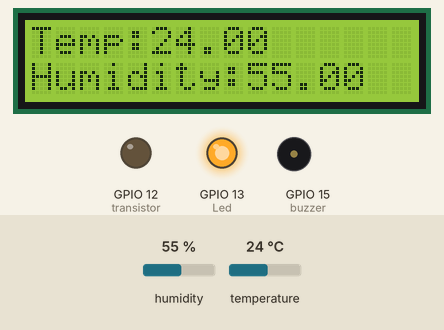
Recording of a sketch running on a simulated ESP8266 (NodeMCU). On the bench: 16×2 character LCD, output pins drawn as LEDs (lit = HIGH), buzzer (waves = sounding, pin HIGH). The test bench sets the inputs (shaded band); at power-on: humidity 55 %, temperature 24 °C. WiFi joins after 1.5 s; servers stay silent unless stated; what the sketch prints to the serial monitor is not drawn.

Above: at 2.9 s.
3.0 s: humidity set to 22 %
At 5.0 s:
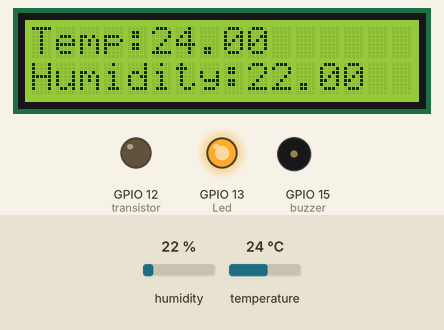
9.0 s: temperature set to 12 °C
At 11.3 s:
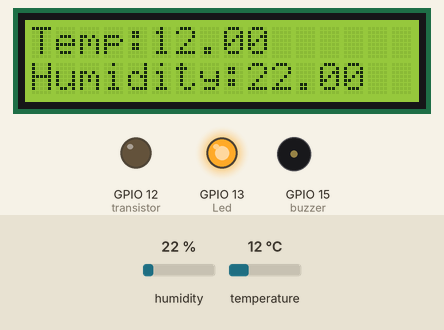
11.7 s: temperature set to 0 °C
At 13.1 s:
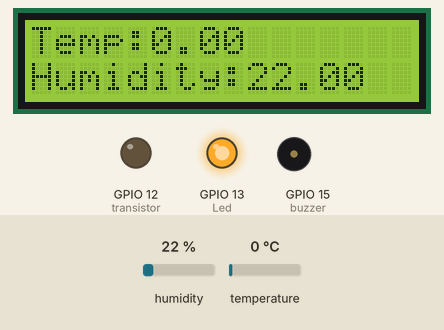
17.7 s: temperature set to 19 °C
At 18.5 s:
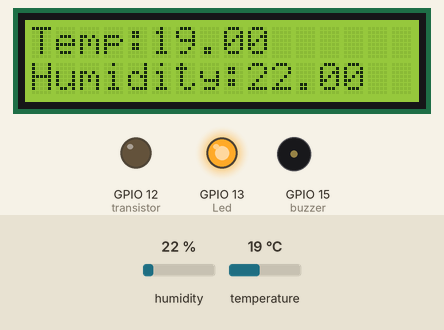
23.7 s: humidity set to 40 %
At 25.0 s:
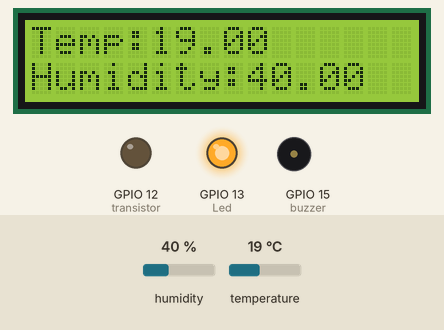
35.7 s: temperature set to 0 °C
At 37.7 s:
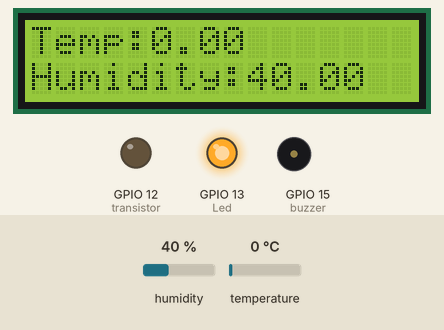
Timing chart, 0 to 39.2 s (numbered marks = the images above; inputs shaded):
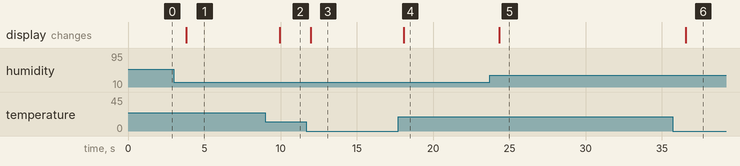

Measured:
- after the input at 3.0 s, the display: changes after 0.82 s (image 1)
- after the input at 9.0 s, the display: changes after 0.93 s (image 2)
- after the input at 11.7 s, the display: changes after 0.27 s (image 3)
- after the input at 17.7 s, the display: changes after 0.36 s (image 4)
- after the input at 23.7 s, the display: changes after 0.64 s (image 5)
- after the input at 35.7 s, the display: changes after 0.87 s (image 6)

The sketch:

Temperature_reader_system.ino
```cpp
#include <LiquidCrystal_I2C.h>
#include <Adafruit_Sensor.h>
#include <DHT.h>
#include <ESP8266WiFi.h>
#include <FirebaseESP8266.h>
#include <ESP8266WebServer.h>
ESP8266WebServer webserver(80);
LiquidCrystal_I2C lcd(0x27,16,2);

#define Led 13
#define transistor 12
#define DHTPIN 2
#define DHTTYPE DHT11
DHT dht(DHTPIN, DHTTYPE);
#define buzzer 15
#define FIREBASE_HOST "temperature-reader-8a671-default-rtdb.firebaseio.com"
#define FIREBASE_AUTH "mrdaMWZliziCywyyuh6MG9folgOuj1qYzGnjPehY"
float t;
float h;
String str;
bool buzzerState =LOW;

unsigned long lasTime = 0;
unsigned long lasTime_1 = 0;
const long interval = 5000;
const long interval_1 = 1000;
unsigned long currenTime;
unsigned long currenTime_1;


FirebaseData firebaseData;
FirebaseData loadData;
void setup() {
  Serial.begin(115200);
  lcd.init();
  lcd.init();
  lcd.backlight();
  dht.begin();
  lcd.init();
  Serial.begin(115200);
  pinMode (Led,OUTPUT);
  pinMode(buzzer,OUTPUT);
  pinMode(transistor, OUTPUT);
  Firebase.begin(FIREBASE_HOST, FIREBASE_AUTH);
  Firebase.reconnectWiFi(true);
  WiFi.mode(WIFI_STA);
  WiFi.begin("8pxX2", "coldmineral1");
  while(WiFi.status() !=WL_CONNECTED){
    digitalWrite(Led,LOW);
    Serial.print(".");
    lcd.clear();
    lcd.print("Connecting to");
    lcd.setCursor(0,1);
    lcd.print("Mobile Hotspot");
    //delay(500);
}
Serial.println();
Serial.println("Connected");
digitalWrite(Led,HIGH);
lcd.clear();
lcd.print("Connected to");
lcd.setCursor(0,1);
lcd.print("8pxX2");
//delay(1000);
}
void loop() {
  t = dht.readTemperature();
  h = dht.readHumidity();
  lcd.clear();
  lcdprint();
  str = String("Temp= ")+String(t)+String(" Humidity= ")+String(h);
  Serial.println(str);
 if(t>=45){
  digitalWrite(transistor, HIGH);
  currenTime_1 = millis();
  if (currenTime_1 - lasTime_1 >= interval_1){
      lasTime_1 = currenTime_1;

      if(buzzerState==LOW){
          buzzerState=HIGH;
         }
      else{
          buzzerState = LOW;
          }
      digitalWrite(buzzer, buzzerState);
    }
  }
  else{
  digitalWrite(transistor, LOW);
  digitalWrite(buzzer, LOW);
 }
 currenTime = millis();
 if(currenTime - lasTime >= interval){
    lasTime = currenTime;
    lcdprint();
    Firebase.setString(firebaseData,"Environment",str);
 }
}
void lcdprint(){

  lcd.setCursor(0,0);
  lcd.print("Temp:");
  lcd.setCursor(5,0);
  lcd.print(t);
  lcd.setCursor(0,1);
  lcd.print("Humidity:");
  lcd.setCursor(9,1);
  lcd.print(h);
}
```
